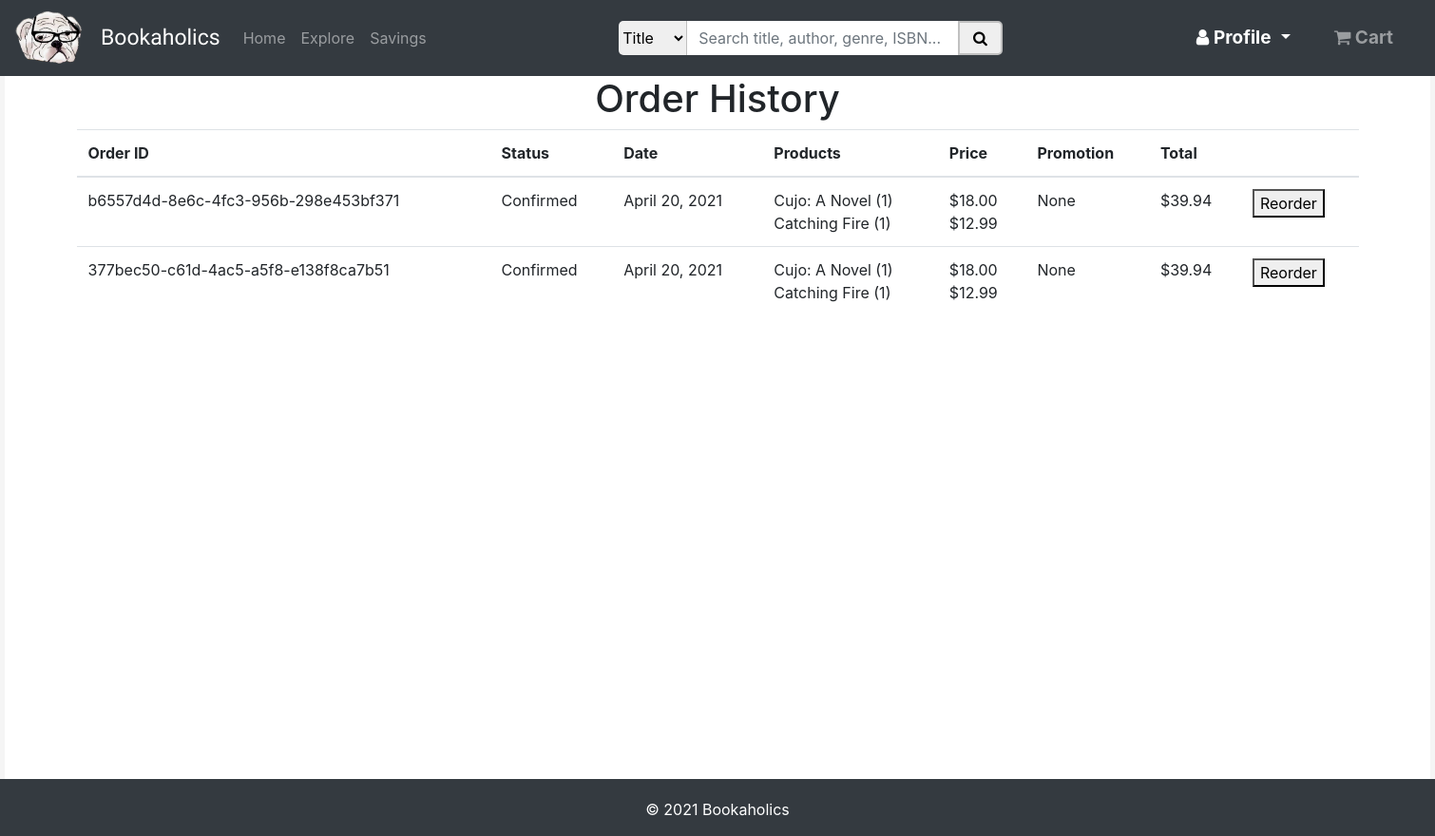
Screenshot of /order_history (signed in) with the database file from the repository.
### bookstore/models.py (models this page shows, shortened)
class Order(models.Model):
    id = models.CharField(primary_key=True, unique=True, default=uuid.uuid4, editable=False, max_length=10)
    status = models.CharField(max_length=255, default="Confirmed")
    user = models.ForeignKey(User, on_delete=models.CASCADE)
    total = models.DecimalField(decimal_places=2, max_digits=5)
    promotion = models.ForeignKey(Promotion, on_delete=models.CASCADE, null=True, blank=True)
    date = models.DateField()
    time = models.TimeField()
    first_name = models.CharField(max_length=20)
    last_name = models.CharField(max_length=20)
    street = models.CharField(max_length=255)
    city = models.CharField(max_length=255)
    state = models.CharField(max_length=255)
    zip_code = models.CharField(max_length=5)
    card_name = encrypt(models.CharField(max_length=255))
    card_num = encrypt(models.CharField(max_length=16))
    card_exp = encrypt(models.CharField(max_length=5))
    card_code = encrypt(models.CharField(max_length=3))
    objects = OrderManager()
    def __str__(self):
        return str(self.id)

class OrderItem(models.Model):
    id = models.AutoField(primary_key=True)
    order = models.ForeignKey(Order, on_delete=models.CASCADE)
    book = models.ForeignKey(Book, on_delete=models.CASCADE)
    quantity = models.IntegerField()
    objects = OrderItemManager()

class Book(models.Model):
    title = models.CharField(max_length=100)
    author = models.CharField(max_length=100)
    description = models.TextField()
    image = models.CharField(max_length=500)
    year = models.CharField(max_length=4)
    price = models.DecimalField(max_digits=4, decimal_places=2, default=10.00)
    isbn = models.CharField(max_length=13)
    genre = models.CharField(max_length=20, default="Fiction")
    rating = models.IntegerField(default=4)
    def __str__(self):
        return self.title

### bookstore/views.py (the view)
# urls.py: path('order_history', views.order_history, name='bookstore-order_history'),
@login_required
def order_history(request):
    order_data = {}
    orders = Order.objects.filter(user=request.user)
    index = 0
    for order in orders:
        order_items = OrderItem.objects.filter(order=order)
        order_data[index] = {
            'order': order,
            'items': order_items
        }
        index += 1
    context = {
        'title': 'Order History',
        'cartCount': getCartCount(request),
        'order_data': order_data,
    }
    return render(request, 'bookstore/order_history.html', context)

### bookstore/views.py (called while the page is built)
def getCartCount(request):
    if request.user.is_authenticated:
        return CartItem.objects.filter(cart=Cart.objects.get(user=request.user.id)).aggregate(Sum('quantity'))['quantity__sum']
    else:
        return ''

### bookstore/templates/bookstore/order_history.html (shortened to what this page needs)
{% extends "bookstore/base.html" %}
{% load static %}
{% block content %}
    {% block style %}
        <link rel="stylesheet" href="{% static 'bookstore/css/order_history.css' %}">
    {% endblock style %}
    <div class="container-fluid" id="content">
        <h1 id="title">Order History</h1>
        <table class="table">
            <thead>
                <tr>
                    <th scope="col">Order ID</th>
                    <th scope="col">Status</th>
                    <th scope="col">Date</th>
                    <th scope="col">Products</th>
                    <th scope="col">Price</th>
                    <th scope="col">Promotion</th>
                    <th scope="col">Total</th>
                    <th scope="col"></th>
                </tr>
            </thead>
            <tbody>
                {% for index in order_data.values reversed %}
                    <tr>
                        <form method="POST" action="reorder">
                            <td>{{ index.order.id }}</td>
                            <td>{{ index.order.status }}</td>
                            <td>{{ index.order.date }}</td>
                            <td>
                                {% for item in index.items %}
                                    {{ item.book }} ({{ item.quantity }})<br>
                                {% endfor %}
                            </td>
                            <td>
                                {% for item in index.items %}
                                    ${{ item.book.price }}<br>
                                {% endfor %}
                            </td>
                            <td>
                                {% if index.order.promotion %}
                                    {{ index.order.promotion }} - {{ index.order.promotion.percentage }}% off
                                {% else %}
                                    None
                                {% endif %}
                            </td>
                            <td>${{ index.order.total }}</td>
                            <td>
                                <button type="submit">Reorder</button>
                            </td>
                        </form>
                    </tr>
                {% endfor %}
            </tbody>
        </table>
    </div>
{% endblock content %}

### bookstore/static/bookstore/css/base.css (style rules this page uses)
html, body { width: 100%; height: 100%; margin: 0; padding: 0; background-color: whitesmoke; }
body { margin-bottom: 60px; }
#content { width: 80%; height: 100; padding: 0 5% 0 5%; margin-left: auto; margin-right: auto; background-color: white; }

### bookstore/static/bookstore/css/order_history.css (style rules this page uses)
#content { min-height: 100%; width: 1500px; padding-bottom: 100px; }
#title { text-align: center; }

### rows the page displays
Order: order.id "b6557d4d-8e6c-4fc3-956b-298e453bf371", order.status "Confirmed", order "April 20, 2021", shows "None", order.total "39.94"
OrderItem: book "Cujo: A Novel", quantity "1", book.price "18.00"
OrderItem: book "Catching Fire", quantity "1", book.price "12.99"
Order: order.id "377bec50-c61d-4ac5-a5f8-e138f8ca7b51", order.status "Confirmed", order "April 20, 2021", shows "None", order.total "39.94"
OrderItem: book "Cujo: A Novel", quantity "1", book.price "18.00"
OrderItem: book "Catching Fire", quantity "1", book.price "12.99"
